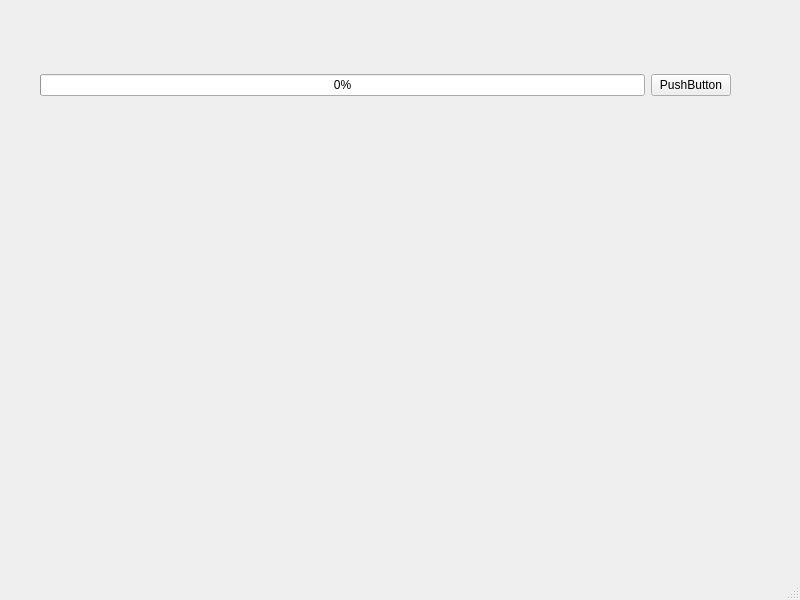
<?xml version="1.0" encoding="UTF-8"?>
<ui version="4.0">
 <class>MainWindow</class>
 <widget class="QMainWindow" name="MainWindow">
  <property name="geometry">
   <rect>
    <x>0</x>
    <y>0</y>
    <width>800</width>
    <height>600</height>
   </rect>
  </property>
  <property name="windowTitle">
   <string>MainWindow</string>
  </property>
  <widget class="QWidget" name="centralwidget">
   <widget class="QWidget" name="">
    <property name="geometry">
     <rect>
      <x>40</x>
      <y>60</y>
      <width>691</width>
      <height>51</height>
     </rect>
    </property>
    <layout class="QHBoxLayout" name="horizontalLayout">
     <item>
      <widget class="QProgressBar" name="progressBar">
       <property name="value">
        <number>0</number>
       </property>
      </widget>
     </item>
     <item>
      <widget class="QPushButton" name="pushButton">
       <property name="text">
        <string>PushButton</string>
       </property>
      </widget>
     </item>
    </layout>
   </widget>
  </widget>
  <widget class="QMenuBar" name="menubar">
   <property name="geometry">
    <rect>
     <x>0</x>
     <y>0</y>
     <width>800</width>
     <height>25</height>
    </rect>
   </property>
  </widget>
  <widget class="QStatusBar" name="statusbar"/>
 </widget>
 <resources/>
 <connections/>
</ui>
